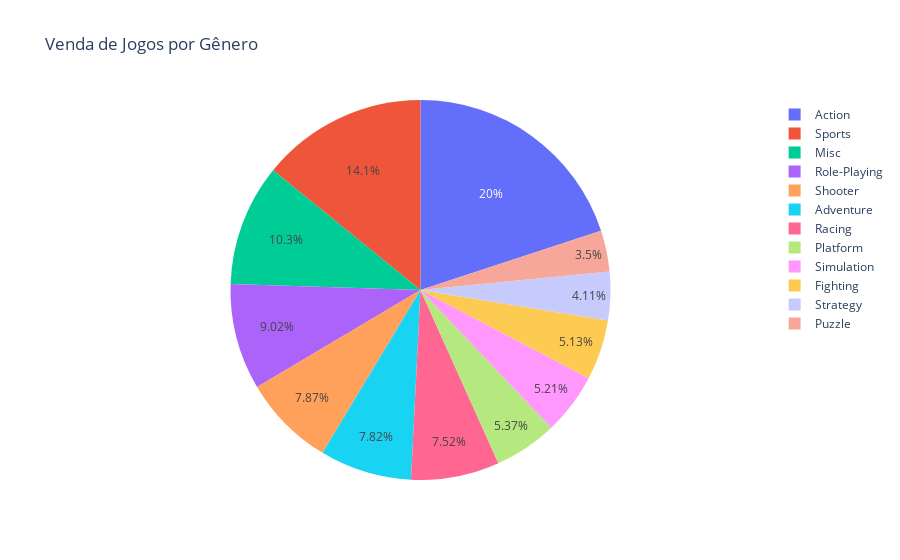

The cell this chart's notebook holds for it:
### Code cell
# Distribuição de vendas ao longo dos anos
x = df.groupby(['Genre'])['Genre'].count().sort_values(ascending=False).index # Nomes (names)
y = df.groupby(['Genre'])['Genre'].count().sort_values(ascending=False) # Quantidade (values)

fig = px.pie(values=y, names=x,
                 title='Venda de Jogos por Gênero')
fig.show()

### Figure 1 — Plotly figure (JSON) as saved in the notebook; plotly's stock layout.template omitted (floating-point values rounded to 4 significant figures)
{"data": [{"domain": {"x": [0, 1], "y": [0, 1]}, "hovertemplate": "label=%{label}<br>value=%{value}<extra></extra>", "labels": ["Action", "Sports", "Misc", "Role-Playing", "Shooter", "Adventure", "Racing", "Platform", "Simulation", "Fighting", "Strategy", "Puzzle"], "legendgroup": "", "name": "", "showlegend": true, "type": "pie", "values": [3251, 2304, 1686, 1470, 1282, 1274, 1225, 875, 848, 836, 670, 570]}], "layout": {"legend": {"tracegroupgap": 0}, "title": {"text": "Venda de Jogos por Gênero"}}}
